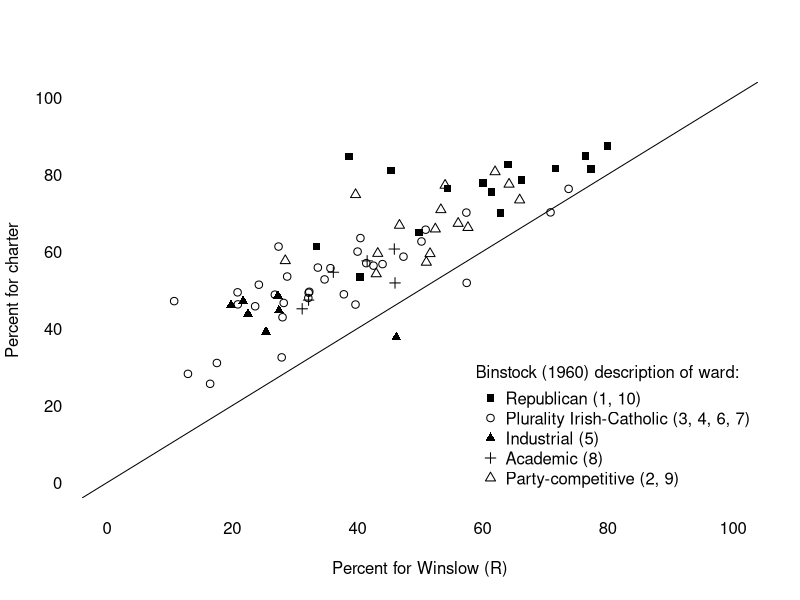

The R source for this figure:
### Figure 6: Worcester scatterplot (STV support by mayoral voting)

dtaWo <- read.csv('../data/worcesterGen.csv', sep=';')
attach(dtaWo)
dtaWo$mayor.total <- (Mayor.Dem+Mayor.Rep+Mayor.None)
dtaWo$dem.mayor.pct <- Mayor.Dem/(Mayor.Dem+Mayor.Rep+Mayor.None)
dtaWo$rep.mayor.pct <- Mayor.Rep/(Mayor.Dem+Mayor.Rep+Mayor.None)
dtaWo$none.mayor.pct <- Mayor.None/(Mayor.Dem+Mayor.Rep+Mayor.None)
dtaWo$yes.pr.pct <- PlanE.Yes/(PlanE.Yes+PlanE.No+PlanE.None)
dtaWo$no.pr.pct <- PlanE.No/(PlanE.Yes+PlanE.No+PlanE.None)
dtaWo$none.pr.pct <- PlanE.None/(PlanE.Yes+PlanE.No+PlanE.None)
dtaWo$pr.total <- (PlanE.Yes+PlanE.No+PlanE.None)
detach(dtaWo)

dtaWo$rPercent <- 100*dtaWo$rep.mayor.pct
dtaWo$yesPR <- 100*dtaWo$yes.pr.pct

dtaWo$plotChr <- rep(NA, nrow(dtaWo))
dtaWo$plotChr[dtaWo$Ward %in% c(1, 10)] <- 15 # Republican wards
dtaWo$plotChr[dtaWo$Ward %in% c(8)] <- 3 # Academic wards
dtaWo$plotChr[dtaWo$Ward %in% c(5)] <- 17 # Labor wards
dtaWo$plotChr[dtaWo$Ward %in% c(3, 4, 6, 7)] <- 1 # Manufacturing wards
dtaWo$plotChr[dtaWo$Ward %in% c(2, 9)] <- 2 # not named

pdf('../graphics/worcesterref.pdf')
plot(dtaWo$rPercent, dtaWo$yesPR, xlim=c(0, 100), ylim=c(0, 100), axes=F, pch=dtaWo$plotChr, xlab="Percent for Winslow (R)", ylab="Percent for charter")
abline(0,1)
axis(1, tick=F)
axis(2, tick=F, las=2)
legend("bottomright", legend=c('Republican (1, 10)', 'Plurality Irish-Catholic (3, 4, 6, 7)', 'Industrial (5)', 'Academic (8)', 'Party-competitive (2, 9)'), pch=c(15, 1, 17, 3, 2), bty='n', title="Binstock (1960) description of ward:", title.adj=0)
dev.off()
